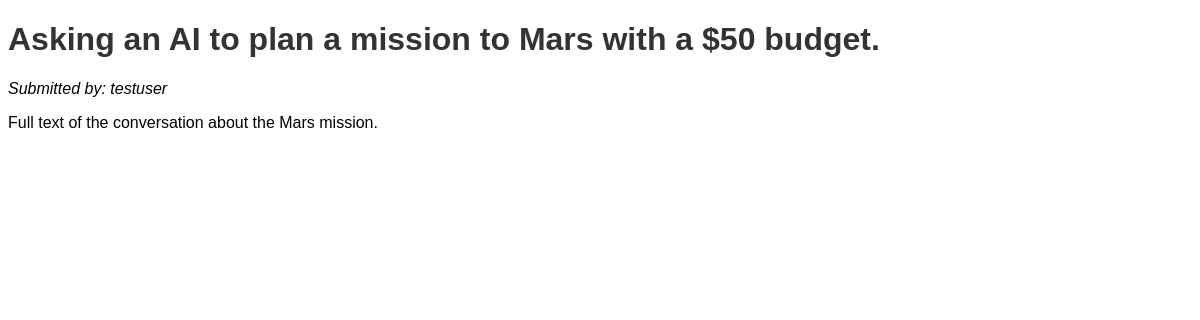
Page /conversation/1 on the committed database.
### shareconvo/models.py (models this page shows, shortened)
class Conversation(db.Model):
    __tablename__ = 'conversations'
    id = db.Column(db.Integer, primary_key=True)
    user_id = db.Column(db.Integer, db.ForeignKey('users.id'), nullable=False)
    title = db.Column(db.String(120), nullable=False)
    blurb = db.Column(db.Text, nullable=False)
    full_text = db.Column(db.Text, nullable=False)
    created = db.Column(db.DateTime, nullable=False, default=datetime.utcnow)
    likes = db.Column(db.Integer, nullable=False, default=0)
    dislikes = db.Column(db.Integer, nullable=False, default=0)
    quality_score = db.Column(db.Float, nullable=False, default=0.0)
    votes = db.relationship('Vote', backref='conversation', lazy=True)
    feedback = db.relationship('Feedback', backref='conversation_feedback', lazy=True)

class User(db.Model, UserMixin):
    __tablename__ = 'users'
    id = db.Column(db.Integer, primary_key=True)
    username = db.Column(db.String(80), unique=True, nullable=False)
    email = db.Column(db.String(120), unique=True, nullable=False)
    password_hash = db.Column(db.String(128))
    points = db.Column(db.Integer, nullable=False, default=0)
    level = db.Column(db.Integer, nullable=False, default=1)
    conversations = db.relationship('Conversation', backref='author', lazy=True)
    votes = db.relationship('Vote', backref='voter', lazy=True)
    feedback = db.relationship('Feedback', backref='reviewer', lazy=True)

### shareconvo/__init__.py (the view)
    @app.route('/conversation/<int:convo_id>')
    def conversation_detail(convo_id):
        conversation = Conversation.query.get_or_404(convo_id)
        return render_template('conversation.html', conversation=conversation)

### shareconvo/templates/conversation.html (shortened to what this page needs)
<!doctype html>
<link rel="stylesheet" href="{{ url_for('static', filename='style.css') }}">
<h1>{{ conversation.title }}</h1>
<p><em>Submitted by: {{ conversation.author.username }}</em></p>
<div>
  {{ conversation.full_text | safe }}
</div>

### shareconvo/static/style.css (style rules this page uses)
h1, h2 { color: #333; }

### rows in the picture
Conversation: title "Asking an AI to plan a mission to Mars with a $50 budget.", full_text "Full text of the conversation about the Mars mission."
User: author.username "testuser"
